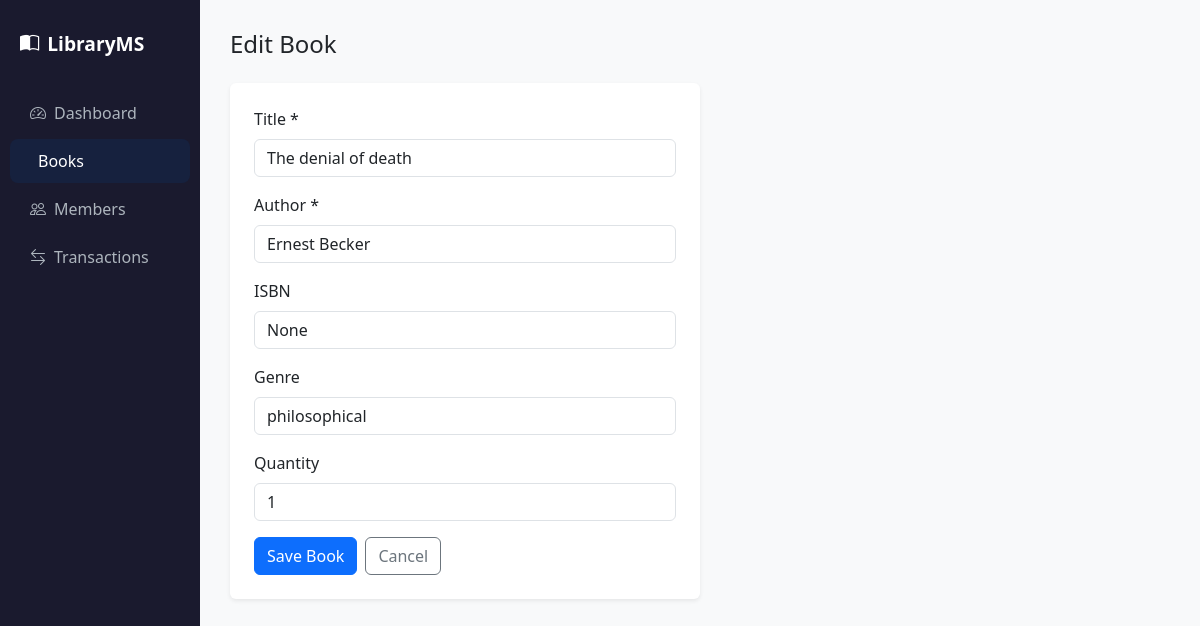
Screenshot of /books/edit/2 with the database file from the repository.
### models.py (models this page shows, shortened)
class Book(db.Model):
    __tablename__ = 'books'
    id          = db.Column(db.Integer, primary_key=True)
    title       = db.Column(db.String(200), nullable=False)
    author      = db.Column(db.String(100), nullable=False)
    isbn        = db.Column(db.String(20), unique=True, nullable=True)
    genre       = db.Column(db.String(50), nullable=True)
    quantity    = db.Column(db.Integer, default=1)
    available   = db.Column(db.Integer, default=1)
    added_on    = db.Column(db.DateTime, default=datetime.utcnow)
    transactions = db.relationship('Transaction', backref='book', lazy=True)

### routes/books.py (the view, shortened to what this page needs)
@books_bp.route('/edit/<int:id>', methods=['GET', 'POST'])
def edit_book(id):
    book = Book.query.get_or_404(id)
    return render_template('books/add.html', book=book)

### templates/books/add.html
{% extends 'base.html' %}
{% block content %}
<div class="col-md-6">
  <h4 class="mb-4">{{ 'Edit' if book else 'Add New' }} Book</h4>
  <div class="card border-0 shadow-sm">
    <div class="card-body p-4">
      <form method="POST">
        <div class="mb-3">
          <label class="form-label">Title *</label>
          <input type="text" class="form-control" name="title" value="{{ book.title if book else '' }}" required>
        </div>
        <div class="mb-3">
          <label class="form-label">Author *</label>
          <input type="text" class="form-control" name="author" value="{{ book.author if book else '' }}" required>
        </div>
        <div class="mb-3">
          <label class="form-label">ISBN</label>
          <input type="text" class="form-control" name="isbn" value="{{ book.isbn if book else '' }}">
        </div>
        <div class="mb-3">
          <label class="form-label">Genre</label>
          <input type="text" class="form-control" name="genre" value="{{ book.genre if book else '' }}">
        </div>
        <div class="mb-3">
          <label class="form-label">Quantity</label>
          <input type="number" class="form-control" name="quantity" value="{{ book.quantity if book else 1 }}" min="1">
        </div>
        <div class="d-flex gap-2">
          <button type="submit" class="btn btn-primary">Save Book</button>
          <a href="{{ url_for('books.list_books') }}" class="btn btn-outline-secondary">Cancel</a>
        </div>
      </form>
    </div>
  </div>
</div>
{% endblock %}

### templates/base.html (style rules this page uses)
body { background: #f8f9fa; }

### rows the page displays
Book: title "The denial of death", author "Ernest Becker", isbn "None", genre "philosophical", quantity "1"

### other values shown
{{ 'Edit' if book else 'Add New' }} "Edit"
